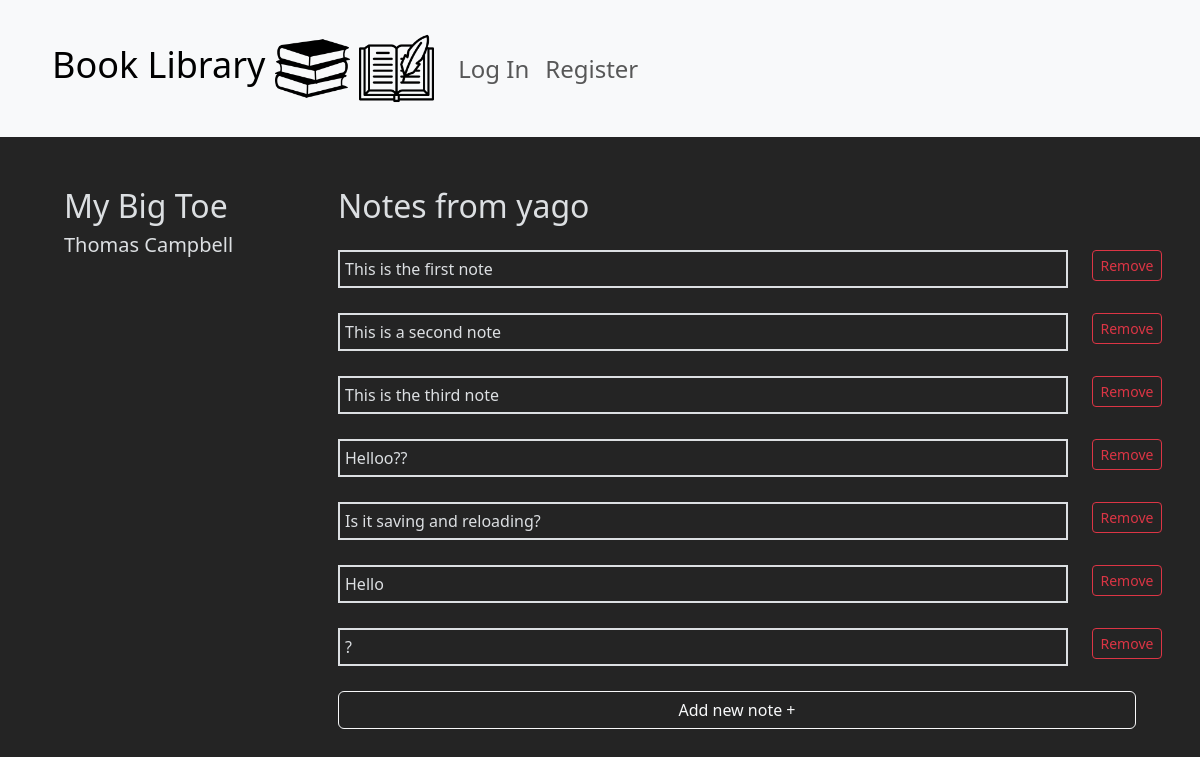
The page /detail_view/4/2 on the database its author committed.
### book_library/models.py (models this page shows, shortened)
class Book(models.Model):
    title = models.CharField(max_length=255)
    author = models.CharField(max_length=128)
    class Genre(models.IntegerChoices):
        SELF_IMPROVEMENT = 1
        BIOGRAPHY = 2
        ECONOMY = 3
        FICTION = 4
        SCIENCE = 5
        MINDSET = 6
        OTHER = 7
    genre = models.IntegerField(choices=Genre.choices)
    class Meta:
        constraints = [
            models.UniqueConstraint(fields=['title', 'author'], name='one unique title per author')
        ]

class User(AbstractUser):
    pass

class Note(models.Model):
    user = models.ForeignKey(User, blank=False, null=False, on_delete=models.CASCADE, related_name="note_user")
    book = models.ForeignKey(Book, blank=False, null=False, on_delete=models.CASCADE, related_name="note_book")
    text = models.TextField(blank=False, null=False, max_length=512)

### book_library/views.py (the view)
# urls.py: path("detail_view/<int:user_id>/<int:book_id>", views.detail_view, name="detail_view"),
def detail_view(request, user_id, book_id):
    current_user = User.objects.get(id=user_id)
    current_book = Book.objects.get(id=book_id)
    notes = Note.objects.filter(book=current_book, user=current_user)
    context = {'current_user': current_user, 'current_book': current_book, 'notes': notes}
    return render(request, "book_library/detail_view.html", context)

### book_library/templates/book_library/detail_view.html (shortened to what this page needs)
{% extends "book_library/layout.html" %}
{% load static %}
{% block body %}
<div class="container detail-view-note-div">
    <div class="row">
        <div class="col-3">
            <h2>{{ current_book.title }}</h2>
            <h5>{{ current_book.author }}</h4>
        </div>
        <div class="col-9">
            <h3>Notes from {{ current_user.username }}</h3>
            <ul>
                {% for note in notes %}
                <div class="container-flex">
                    <div class="row">
                        <div class="col-11">
                            <li class="note">{{ note.text }}</li>
                        </div>
                        <div class="col-1">
                            <button class="btn btn-sm btn-outline-danger remove-note-button" id="{{ note.id }}">Remove</button>
                        </div>
                    </div>
                </div>
                {% endfor %}
            </ul>
            <div class="row" id="this-row">
                <div class="col">
                    <div class="d-grid gap-2" id="div-to-replace">
                        <button class="btn btn-outline-light" id="add-new-note-button">Add new note +</button>
                    </div>
                </div>
            </div>
        </div>
</div>
{% endblock %}

### book_library/static/book_library/style.css (style rules this page uses)
body { background-color: rgba(0, 0, 0, 0.86); color:rgba(237, 240, 243, 0.918) }
h3 { margin-bottom: 25px; font-size: 2em; }
ul { list-style-type: none; margin: 0; padding: 0; }
.container > * { margin: 10px; }
.detail-view-note-div { margin-top: 50px; }
.note { margin-bottom: 25px; border: 2px solid; padding: 5px; }

### rows shown on the page
Book: title "My Big Toe", author "Thomas Campbell"
User: username "yago"
Note: text "This is the first note"
Note: text "This is a second note"
Note: text "This is the third note"
Note: text "Helloo??"
Note: text "Is it saving and reloading?"
Note: text "Hello"
Note: text "?"
